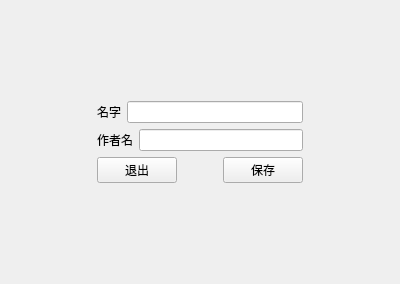
<?xml version="1.0" encoding="UTF-8"?>
<ui version="4.0">
 <class>Form</class>
 <widget class="QWidget" name="Form">
  <property name="geometry">
   <rect>
    <x>0</x>
    <y>0</y>
    <width>400</width>
    <height>284</height>
   </rect>
  </property>
  <property name="windowTitle">
   <string>书籍添加页面</string>
  </property>
  <layout class="QGridLayout" name="gridLayout">
   <item row="3" column="1">
    <spacer name="verticalSpacer">
     <property name="orientation">
      <enum>Qt::Vertical</enum>
     </property>
     <property name="sizeHint" stdset="0">
      <size>
       <width>20</width>
       <height>40</height>
      </size>
     </property>
    </spacer>
   </item>
   <item row="1" column="1">
    <layout class="QVBoxLayout" name="verticalLayout">
     <item>
      <layout class="QHBoxLayout" name="horizontalLayout_2">
       <item>
        <widget class="QLabel" name="label">
         <property name="text">
          <string>名字</string>
         </property>
        </widget>
       </item>
       <item>
        <widget class="QLineEdit" name="lineEdit"/>
       </item>
      </layout>
     </item>
     <item>
      <layout class="QHBoxLayout" name="horizontalLayout_3">
       <item>
        <widget class="QLabel" name="label_2">
         <property name="text">
          <string>作者名</string>
         </property>
        </widget>
       </item>
       <item>
        <widget class="QLineEdit" name="lineEdit_2"/>
       </item>
      </layout>
     </item>
    </layout>
   </item>
   <item row="1" column="0">
    <spacer name="horizontalSpacer_2">
     <property name="orientation">
      <enum>Qt::Horizontal</enum>
     </property>
     <property name="sizeHint" stdset="0">
      <size>
       <width>40</width>
       <height>20</height>
      </size>
     </property>
    </spacer>
   </item>
   <item row="2" column="1">
    <layout class="QHBoxLayout" name="horizontalLayout">
     <item>
      <widget class="QPushButton" name="pushButton">
       <property name="text">
        <string>退出</string>
       </property>
      </widget>
     </item>
     <item>
      <spacer name="horizontalSpacer">
       <property name="orientation">
        <enum>Qt::Horizontal</enum>
       </property>
       <property name="sizeHint" stdset="0">
        <size>
         <width>40</width>
         <height>20</height>
        </size>
       </property>
      </spacer>
     </item>
     <item>
      <widget class="QPushButton" name="pushButton_2">
       <property name="text">
        <string>保存</string>
       </property>
      </widget>
     </item>
    </layout>
   </item>
   <item row="0" column="1">
    <spacer name="verticalSpacer_2">
     <property name="orientation">
      <enum>Qt::Vertical</enum>
     </property>
     <property name="sizeHint" stdset="0">
      <size>
       <width>20</width>
       <height>40</height>
      </size>
     </property>
    </spacer>
   </item>
   <item row="1" column="2">
    <spacer name="horizontalSpacer_3">
     <property name="orientation">
      <enum>Qt::Horizontal</enum>
     </property>
     <property name="sizeHint" stdset="0">
      <size>
       <width>40</width>
       <height>20</height>
      </size>
     </property>
    </spacer>
   </item>
  </layout>
 </widget>
 <resources/>
 <connections/>
</ui>
